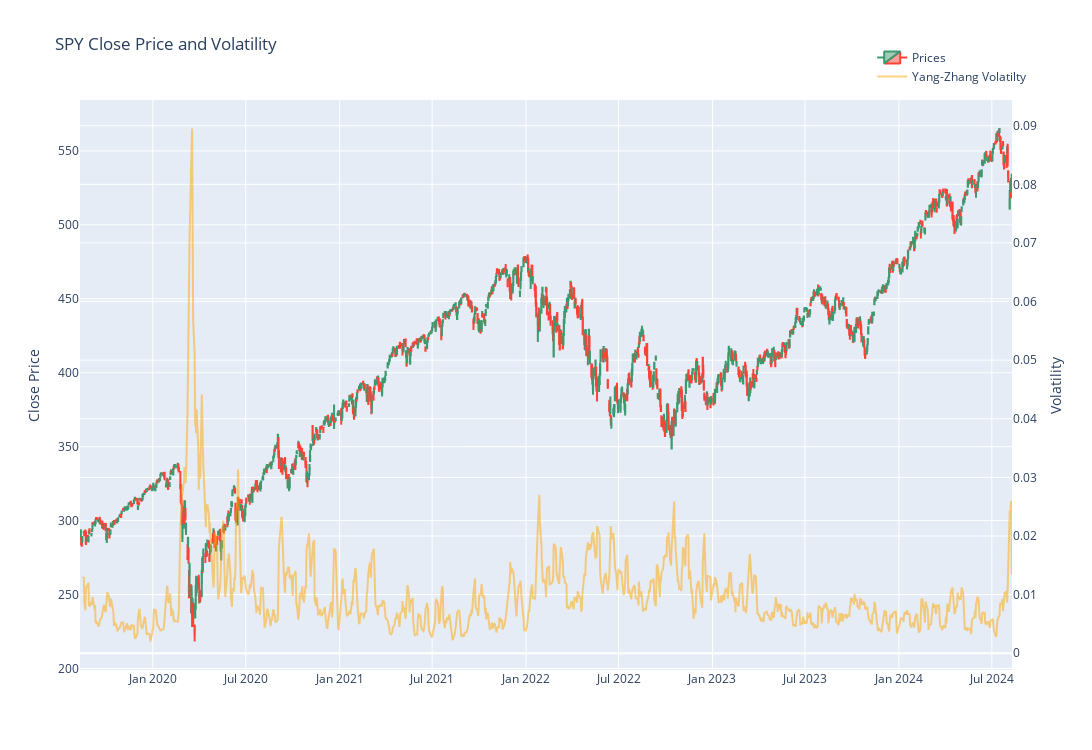

The cell this chart's notebook holds for it:
### Code cell
layout = go.Layout(title=f"{tickers} Close Price and Volatility",
                   yaxis=dict(title='Close Price'),
                   yaxis2=dict(title='Volatility',
                               overlaying='y',
                               side='right'))

candleSticks = go.Candlestick(x=filtered_prices.index,
                              open=filtered_prices['Open'],
                              high=filtered_prices['High'],
                              low=filtered_prices['Low'],
                              close=filtered_prices['Close'],
                              name='Prices',
                              yaxis='y1')

line = go.Scatter(x=filtered_prices.index, y=filtered_prices['YangZhangVolatility'], 
                  mode='lines', yaxis='y2', name='Yang-Zhang Volatilty', 
                  marker = {'color': 'orange'}, opacity=0.5)

data = [candleSticks, line]

fig = go.Figure(data=data, layout=layout)

fig.update_layout(xaxis_rangeslider_visible=False,
                  legend=dict(y=1.1, x=0.85),
                  autosize=False,
                  width=1500,
                  height=750)

fig.show()

### Figure 1 — Plotly figure (JSON) as saved in the notebook; plotly's stock layout.template omitted (floating-point values rounded to 4 significant figures; data arrays with more than 128 entries replaced by an {"elided": "..."} marker saying what was removed)
{"data": [{"close": {"elided": "1258 float values"}, "high": {"elided": "1258 float values"}, "low": {"elided": "1258 float values"}, "name": "Prices", "open": {"elided": "1258 float values"}, "type": "candlestick", "x": {"elided": "1258 str values"}, "yaxis": "y"}, {"marker": {"color": "orange"}, "mode": "lines", "name": "Yang-Zhang Volatilty", "opacity": 0.5, "type": "scatter", "x": {"elided": "1258 str values"}, "y": {"elided": "1258 float values"}, "yaxis": "y2"}], "layout": {"autosize": false, "height": 750, "legend": {"x": 0.85, "y": 1.1}, "title": {"text": "SPY Close Price and Volatility"}, "width": 1500, "xaxis": {"rangeslider": {"visible": false}}, "yaxis": {"title": {"text": "Close Price"}}, "yaxis2": {"overlaying": "y", "side": "right", "title": {"text": "Volatility"}}}}
